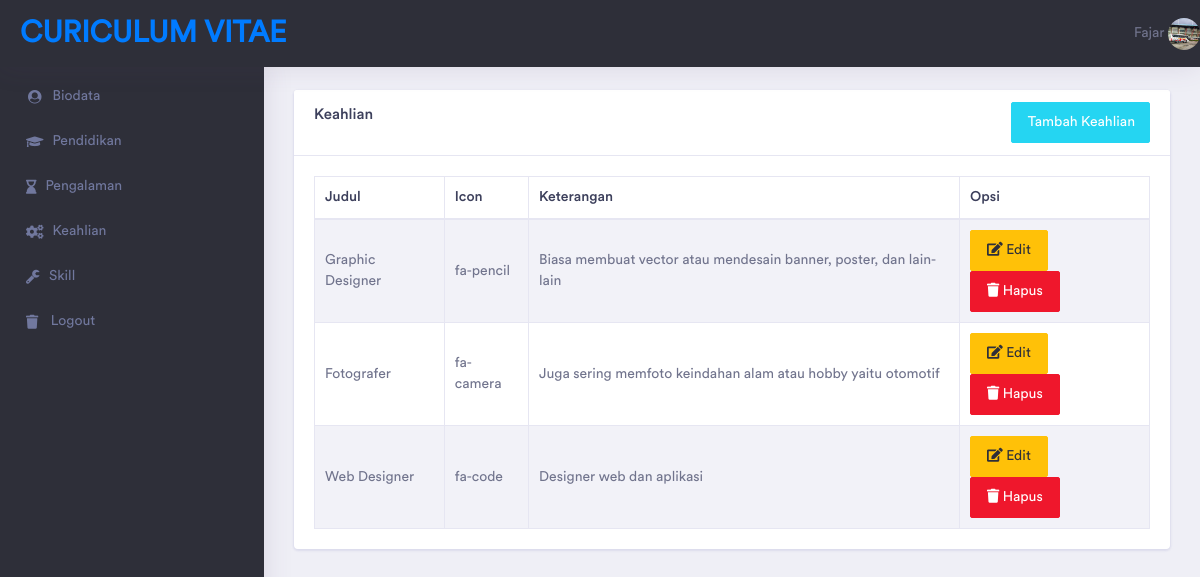
/index.php/keahlian, run on the app's committed database.
### tables this page shows
CREATE TABLE `biodata` (
  `id` int(3) NOT NULL,
  `nama` varchar(50) NOT NULL,
  `jenis_kelamin` varchar(2) NOT NULL,
  `ttl` varchar(50) NOT NULL,
  `agama` varchar(10) NOT NULL,
  `alamat` varchar(50) NOT NULL,
  `email` varchar(50) NOT NULL,
  `telpon` varchar(15) NOT NULL,
  `resume` varchar(300) NOT NULL,
  `foto` varchar(100) NOT NULL,
  `nama_pendek` varchar(20) NOT NULL,
  `link_wa` varchar(100) NOT NULL
);

CREATE TABLE `keahlian` (
  `id` int(5) NOT NULL,
  `judul` varchar(50) NOT NULL,
  `icon` varchar(20) NOT NULL,
  `keterangan` varchar(500) NOT NULL
);

### application/controllers/Keahlian.php (called while the page is built, shortened)
<?php
class Keahlian extends CI_Controller {
	public function __construct(){
		$this->load->model("biodata_model");
        $this->load->model("keahlian_model");
        $this->load->library('form_validation');
    }
	public function index()
	{
		$data['keahlian']= $this->keahlian_model->getAllKeahlian();
		$data['navbar']= $this->biodata_model->getAllBiodata1();
        $this->load->view('admin/pages/keahlian', $data);
    }
}

### index.php (called while the page is built, shortened)
<?php
require_once BASEPATH.'core/CodeIgniter.php';

### application/models/Biodata_model.php (called while the page is built, shortened)
<?php
class Biodata_model extends CI_Model {
    public function getAllBiodata1()
    {
        return $this->db->get('biodata')->row_array();
    }
}
?>

### application/models/Keahlian_model.php (called while the page is built, shortened)
<?php
class Keahlian_model extends CI_Model {
    public function getAllKeahlian()
    {
        return $this->db->get('keahlian')->result();
    }
}
?>

### application/views/admin/pages/keahlian.php (the view, shortened to what this page needs)
<!doctype html>
<html lang="en">
<head>
    <link rel="stylesheet" href="<?= base_url('assets/css/admin/vendor/bootstrap/css/bootstrap.min.css');?>">
    <link href="<?= base_url('assets/css/admin/vendor/fonts/circular-std/style.css');?>" rel="stylesheet">
    <link rel="stylesheet" href="<?= base_url('assets/css/admin/libs/css/style.css');?>">
    <link rel="stylesheet" href="<?= base_url('assets/css/admin/vendor/fonts/fontawesome/css/fontawesome-all.css');?>">
    <link rel="stylesheet" href="<?= base_url('assets/css/admin/vendor/charts/chartist-bundle/chartist.css');?>">
    <link rel="stylesheet" href="<?= base_url('assets/css/admin/vendor/charts/morris-bundle/morris.css');?>">
    <link rel="stylesheet" href="<?= base_url('assets/css/admin/vendor/fonts/material-design-iconic-font/css/materialdesignicons.min.css');?>">
    <link rel="stylesheet" href="<?= base_url('assets/css/admin/vendor/charts/c3charts/c3.css');?>">
    <link rel="stylesheet" href="<?= base_url('assets/css/admin/vendor/fonts/flag-icon-css/flag-icon.min.css');?> ">
</head>
<body>
        <?php include "navbar.php" ?>
        <?php include "sidebar.php" ?>
        <div class="dashboard-wrapper">
            <div class="container-fluid  dashboard-content">
                <div class="row">
                    <div class="col-xl-12 col-lg-12 col-md-12 col-sm-12 col-12">
                        <div class="page-header">
                            <h2 class="pageheader-title">Keahlian</h2>
                        </div>
                    </div>
                </div>
                <div class="row">
                    <div class="col-xl-12 col-lg-12 col-md-12 col-sm-12 col-12">
                        <div class="card">
                            <div class="card-header">
                                <h5 style="display:inline-block; ">Keahlian</h5>
                                <button style="float: right" data-toggle="modal" data-target="#myModal" class="btn btn-info col-md-2"><span class="glyphicon glyphicon-plus"></span> Tambah Keahlian</button>
                            </div>
                            <div class="card-body">
                                <div class="table-responsive">
                                    <table id="example" class="table table-striped table-bordered" style="width:100%">
                                        <thead>
                                            <tr>
                                                <th>Judul</th>
                                                <th>Icon</th>
                                                <th>Keterangan</th>
                                                <th>Opsi</th>
                                            </tr>
                                        </thead>
                                        <tbody>
                                            <?php foreach($keahlian as $exp) {?>
                                            <tr>
                                                <td><?= $exp->judul ?></td>
                                                <td><?= $exp->icon ?></td>
                                                <td><?= $exp->keterangan ?></td>
                                                <td>
                                                    <a href="<?= site_url('keahlian/edit/'.$exp->id) ?>" class="btn btn-warning">
                                                        <i class="fa fa-edit"></i>
                                                        Edit</a>
                                                    <a onclick="return confirm('Anda Yakin Ingin Menghapus Data Ini?')" href="<?= base_url('keahlian/delete/'.$exp->id)?>"  class="btn btn-danger">
                                                        <i class="fa fa-trash"></i>
                                                        Hapus</a>
                                                </td>
                                            </tr>
                                            <?php }?>
                                        </tbody>
                                    </table>
                                </div>
                            </div>
                        </div>
                    </div>
                </div>
            </div>
</body>
</html>

### application/views/admin/pages/navbar.php (shortened to what this page needs)
<div class="dashboard-header">
    <nav class="navbar navbar-expand-lg bg-dark fixed-top navtop" style="border:0;">
        <a class="navbar-brand" href="/index.php">Curiculum Vitae</a>
        <div class="collapse navbar-collapse " id="navbarSupportedContent">
            <ul class="navbar-nav ml-auto navbar-right-top">
                <li class="nav-item dropdown nav-user">
                    <div>
                        <span><?= $navbar['nama_pendek'] ?></span>
                        <img src="<?= base_url('assets/images/biodata/').$navbar["foto"] ?>" alt="" class="user-avatar-md rounded-circle">
                    </div>
                </li>
            </ul>
        </div>
    </nav>
</div>

### data on the page
biodata: nama_pendek "Fajar", foto (picture)
keahlian: judul "Graphic Designer", icon "fa-pencil", keterangan "Biasa membuat vector atau mendesain banner, poster, dan lain-lain"
keahlian: judul "Fotografer", icon "fa-camera", keterangan "Juga sering memfoto keindahan alam atau hobby yaitu otomotif"
keahlian: judul "Web Designer", icon "fa-code", keterangan "Designer web dan aplikasi"
